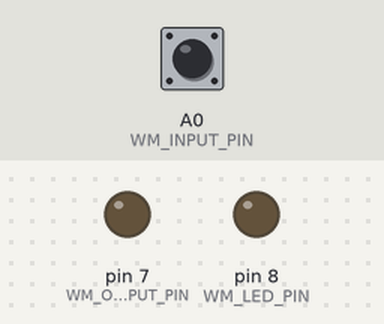
Bench run of a sketch on a simulated Arduino Uno, built with avr-gcc and run on an emulated ATmega328P. Shown: output pins drawn as LEDs (lit = HIGH). Inputs (shaded band) come from the test bench; at power-on: A0 (WM_INPUT_PIN) HIGH.

Above: at 1.2 s.
1.3 s: A0 (WM_INPUT_PIN) pulled LOW for 0.15 s
Timing chart, 0 to 4.3 s (numbered marks = the images above; inputs shaded):
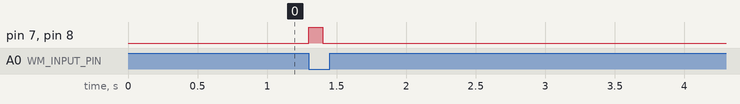

Measured:
- after the input at 1.3 s, pin 7 (WM_OUTPUT_PIN), pin 8 (WM_LED_PIN): LOW → HIGH at once, → LOW 0.10 s later

The sketch:

watermeter2.ino
```cpp
// (licence header left out)
// Updated version now using an inductive sensor (NPN) pulling the sensor output to ground
// Change was required due to the fact, that the watermeter was changed and the old solution
// did not work any more!

#define WM_INPUT_PIN A0
#define WM_LED_PIN 8
#define WM_OUTPUT_PIN 7

bool prevPinstate = false;

void setup() {
  Serial.begin(115200);
  pinMode(WM_INPUT_PIN, INPUT_PULLUP);
  pinMode(WM_LED_PIN, OUTPUT);
  pinMode(WM_OUTPUT_PIN, OUTPUT);
}

void loop() {
  readInputAndPulse();
}

void readInputAndPulse() {
  boolean pinstate = digitalRead(WM_INPUT_PIN);

  // ONLY react on state changes
  // Important: this could be done in an isr as well, but in isrs delay() does not
  // work, so this has to be done then in the main loop with counting millis etc.
  if(!pinstate && prevPinstate) {
      digitalWrite(WM_OUTPUT_PIN, HIGH);
      digitalWrite(WM_LED_PIN, HIGH);
      delay(100);
      digitalWrite(WM_OUTPUT_PIN, LOW);
      digitalWrite(WM_LED_PIN, LOW);
  }
  prevPinstate = pinstate;
}
```
